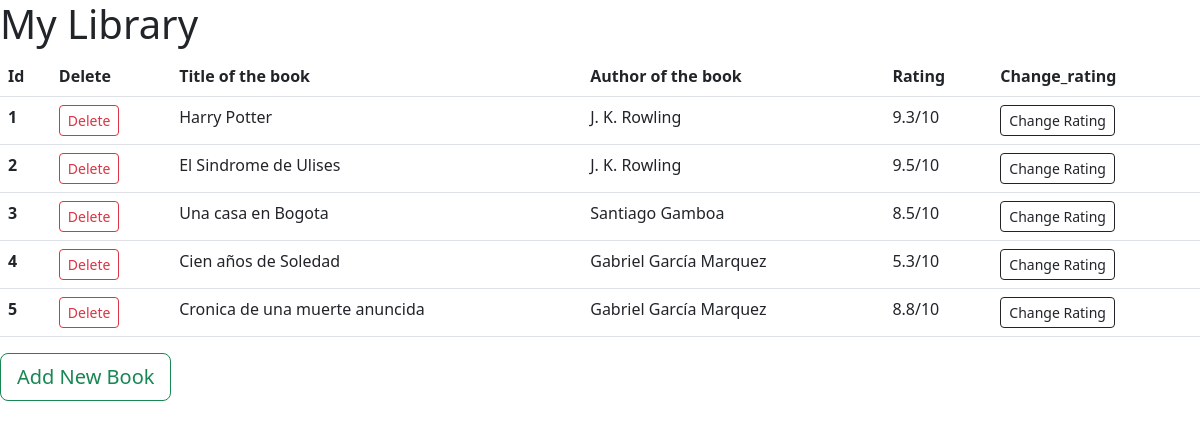
The app's page /, older data.
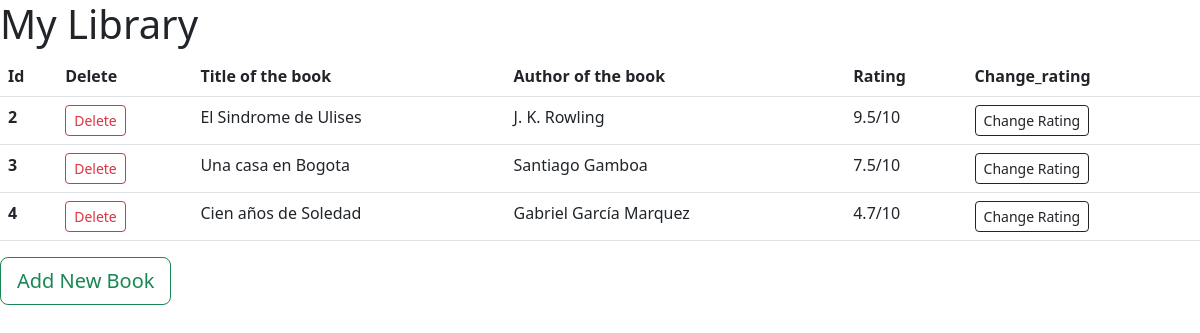
The same page, newer data.
### main.py (models this page shows)
class Book(db.Model):
    id = db.Column(db.Integer, primary_key=True)
    title = db.Column(db.String(250), unique=True, nullable=False)
    author = db.Column(db.String(250), nullable=False)
    rating = db.Column(db.Float(250), nullable=False)

### main.py (the view)
@app.route('/')
def home():
    all_books = db.session.query(Book).all()
    return render_template('index.html', libros = all_books)

### templates/index.html (shortened to what this page needs)
<!doctype html>
<html lang="en">
  <head>
    <link href="https://cdn.jsdelivr.net/npm/bootstrap@5.2.1/dist/css/bootstrap.min.css" rel="stylesheet">
  </head>
<body>
<h1>My Library</h1>
        <table class="table">
            <thead>
              <tr>
                <th scope="col">Id</th>
                <th scope="col">Delete</th>
                <th scope="col">Title of the book</th>
                <th scope="col">Author of the book</th>
                <th scope="col">Rating</th>
                <th scope="col">Change_rating</th>
              </tr>
            </thead>
            <tbody>
                {% for libro in libros: %}
              <tr>
                <th scope="row">{{libro.id}}</th>
                <td><a href="{{url_for('delete', index=libro.id)}}" class="btn btn-outline-danger btn-sm">Delete</a></td>
                <td>{{libro.title}}</td>
                <td>{{libro.author}}</td>
                <td>{{libro.rating}}/10</td>
                <td><a href="{{url_for('edit', index=libro.id)}}" class="btn btn-outline-dark btn-sm">Change Rating</a></td>
              </tr>
              {% endfor %}
            </tbody>
        </table>
<a class="btn btn-outline-success btn-lg" href="{{url_for('add')}}">Add New Book</a>
</body>
</html>

Row changes from the older to the newer data that the page shows:
removed Book: id "1", title "Harry Potter", author "J. K. Rowling", rating "9.3"
removed Book: id "5", title "Cronica de una muerte anuncida", author "Gabriel García Marquez", rating "8.8"
changed Book "Una casa en Bogota": rating "8.5" → "7.5"
changed Book "Cien años de Soledad": rating "5.3" → "4.7"
